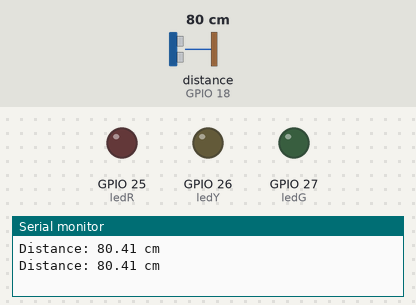
Bench run of a sketch on a simulated ESP32. On the bench: output pins drawn as LEDs (lit = HIGH), the last lines printed to the serial monitor. Wiring (inferred from the names in the program): ultrasonic range finder: trigger GPIO 5; echo GPIO 18. The test bench sets the inputs (shaded band); at power-on: distance to the obstacle (sensor on GPIO 18) 80 cm. The echo pulse lasts 58.3 µs per cm; pins used as bus, display or sensor lines are not drawn.

Above: at 1.5 s.
1.6 s: distance to the obstacle (sensor on GPIO 18) set to 33 cm
3.4 s: distance to the obstacle (sensor on GPIO 18) set to 26 cm
At 4.7 s:
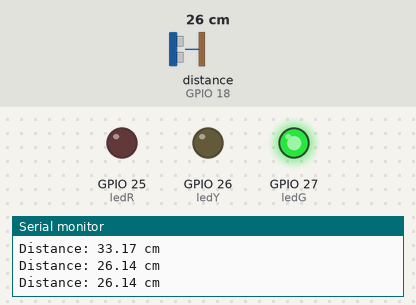
5.2 s: distance to the obstacle (sensor on GPIO 18) set to 22 cm
6.7 s: distance to the obstacle (sensor on GPIO 18) set to 18 cm
At 7.2 s:
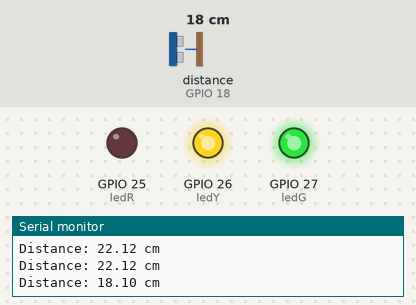
8.2 s: distance to the obstacle (sensor on GPIO 18) set to 11 cm
9.7 s: distance to the obstacle (sensor on GPIO 18) set to 8 cm
At 10.9 s:
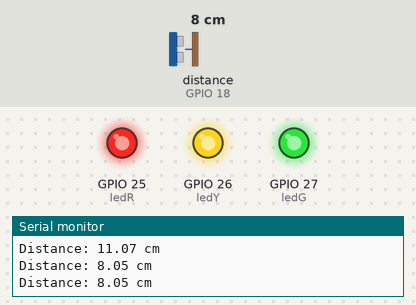
Timing chart, 0 to 12.2 s (numbered marks = the images above; inputs shaded):
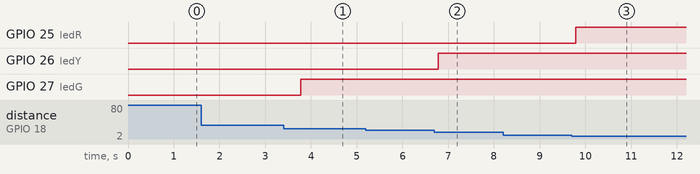

The sketch:

UltrasonicLED.ino
```cpp
const int trigPin = 5;
const int echoPin = 18;
const int ledR = 25;
const int ledY = 26;
const int ledG = 27;

long duration;
float distance;

void setup() {
  pinMode(trigPin, OUTPUT);
  pinMode(echoPin, INPUT);
  pinMode(ledR, OUTPUT);
  pinMode(ledY, OUTPUT);
  pinMode(ledG, OUTPUT);

  Serial.begin(9600);
}

void loop() {
  digitalWrite(trigPin, LOW);
  delayMicroseconds(2);
  digitalWrite(trigPin, HIGH);
  delayMicroseconds(10);
  digitalWrite(trigPin, LOW);

  duration = pulseIn(echoPin, HIGH);
  // Calcularea distanței în centimetri
  distance = duration / 58.0;
  // Afisarea distanței în Serial Monitor
  Serial.print("Distance: ");
  Serial.print(distance);
  Serial.println(" cm");

  digitalWrite(ledG, LOW);
  digitalWrite(ledY, LOW);
  digitalWrite(ledR, LOW);

  if (distance < 30.00 && distance > 19.99)
  {
    digitalWrite(ledG, HIGH);
    digitalWrite(ledY, LOW);
    digitalWrite(ledR, LOW);
  }
  else if(distance < 20.00 && distance > 9.99)
  {
    digitalWrite(ledG, HIGH);
    digitalWrite(ledY, HIGH);
    digitalWrite(ledR, LOW);
  }
  else if(distance < 10)
  {
    digitalWrite(ledG, HIGH);
    digitalWrite(ledY, HIGH);
    digitalWrite(ledR, HIGH);
  }

delay(750);

}
```

Measured:
- the behaviour switches between 30 and 29 cm on distance to the obstacle (sensor on GPIO 18) (found by bisection; images 0 and 1)
- the behaviour switches between 20 and 19 cm on distance to the obstacle (sensor on GPIO 18) (found by bisection; images 1 and 2)
- the behaviour switches between 10 and 9 cm on distance to the obstacle (sensor on GPIO 18) (found by bisection; images 2 and 3)
- after the input at 3.4 s, GPIO 27 (ledG): LOW → HIGH after 0.37 s
- after the input at 6.7 s, GPIO 26 (ledY): LOW → HIGH after 0.08 s
- after the input at 9.7 s, GPIO 25 (ledR): LOW → HIGH after 0.09 s
